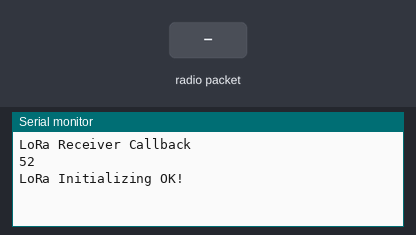
Bench run of a sketch on a simulated Arduino Uno, built with avr-gcc and run on an emulated ATmega328P. Parts: the last lines printed to the serial monitor. Inputs (shaded band) come from the test bench. No radio packets arrive unless stated.

Above: at 1.2 s.
1.3 s: radio packet "1" arrives
At 2.3 s:
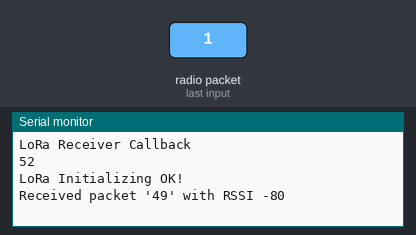
2.8 s: radio packet "0" arrives
At 3.4 s:
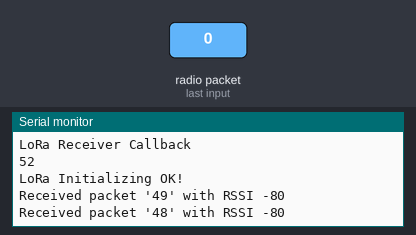
4.3 s: radio packet "2" arrives
At 5.8 s:
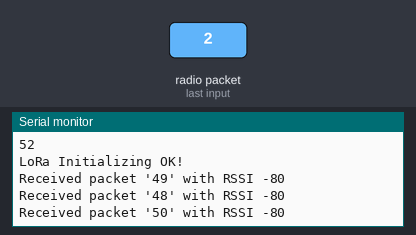

Measured:
- after the input at 1.3 s, the serial monitor: prints a new line at once (image 1)
- after the input at 2.8 s, the serial monitor: prints a new line at once (image 2)
- after the input at 4.3 s, the serial monitor: prints a new line at once (image 3)

The sketch:

reciever.ino
```cpp
#include <LoRa.h>
#include <SPI.h>
#include <sys/types.h>

#define ss 5
#define rst 14
#define dio0 2
#define LED 12

struct Packet {
  uint32_t seq_no;
  uint32_t time_ms;
  double gps_lat, gps_lng, gps_alt;
  float bmp_alt, bmp_temp;
  float acc_x, acc_y, acc_z;
  float gyr_x, gyr_y, gyr_z;
};

unsigned char *recv = (unsigned char *)malloc(sizeof(Packet));
Packet *data;

void setup() {
  Serial.begin(115200);
  while (!Serial)
    ;

  Serial.println("LoRa Receiver Callback");
  Serial.println(sizeof(Packet));

  // setup LoRa transceiver module
  LoRa.setPins(ss, rst, dio0);

  if (!LoRa.begin(868E6)) {
    Serial.println("Starting LoRa failed!");
    while (1)
      ;
  }

  // Uncomment the next line to disable the default AGC and set LNA gain, values
  // between 1 - 6 are supported
  LoRa.setGain(6);
  // Sync word to avoid confusing other transceivers
  LoRa.setSyncWord(0xD3);
  // Set a relatively wide 250kHz bandwidth
  LoRa.setSignalBandwidth(250E3);

  Serial.println("LoRa Initializing OK!");

  // register the receive callback
  LoRa.onReceive(onReceive);

  // put the radio into receive mode
  LoRa.receive();
}

void loop() {
  // do nothing
}

void onReceive(int packetSize) {
  // received a packet
  Serial.print("Received packet '");

  // read packet
  for (int i = 0; i < packetSize; i++) {
    recv[i] = LoRa.read();
  }

  data = (Packet *)recv;

  Serial.print(data->seq_no);

  // print RSSI of packet
  Serial.print("' with RSSI ");
  Serial.println(LoRa.packetRssi());
}
```
